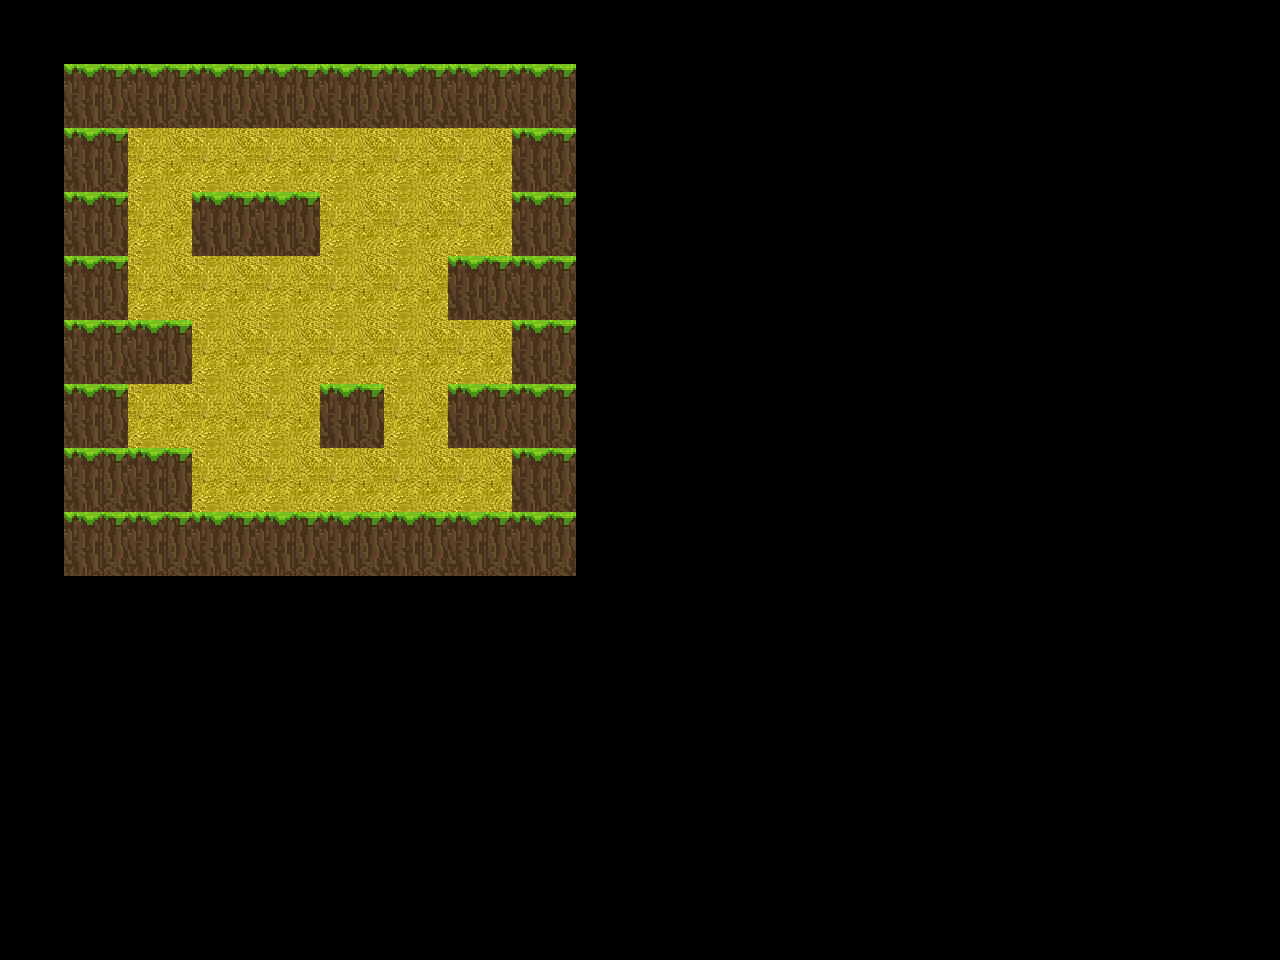

Rendered tile map (Tiled .tmx) drawn with the repository's tilesets; below, a short description and the full map source, tile grids included:
An orthogonal 20x15 tile map with 64x64 px tiles, 2 tile layers (Block, Road), 4 tilesets and 13 objects.

<map version="1.5" tiledversion="1.6.0" orientation="orthogonal" renderorder="right-down" width="20" height="15" tilewidth="64" tileheight="64" infinite="0" nextlayerid="10" nextobjectid="1453">
 <tileset firstgid="1" name="MapImage1" tilewidth="64" tileheight="64" tilecount="63" columns="9">
  <image source="../MapImage1.png" width="576" height="448" />
 </tileset>
 <tileset firstgid="64" name="role" tilewidth="64" tileheight="64" tilecount="1" columns="1">
  <image source="../role.png" width="64" height="64" />
 </tileset>
 <tileset firstgid="65" name="box1" tilewidth="64" tileheight="64" tilecount="1" columns="1">
  <image source="../box1.png" width="64" height="64" />
 </tileset>
 <tileset firstgid="66" name="point" tilewidth="64" tileheight="64" tilecount="1" columns="1">
  <image source="../point4.png" width="64" height="64" />
 </tileset>
 <layer id="1" name="Block" width="20" height="15">
  <data encoding="csv">
0,0,0,0,0,0,0,0,0,0,0,0,0,0,0,0,0,0,0,0,
0,36,36,36,36,36,36,36,36,0,0,0,0,0,0,0,0,0,0,0,
0,36,0,0,0,0,0,0,36,0,0,0,0,0,0,0,0,0,0,0,
0,36,0,36,36,0,0,0,36,0,0,0,0,0,0,0,0,0,0,0,
0,36,0,0,0,0,0,36,36,0,0,0,0,0,0,0,0,0,0,0,
0,36,36,0,0,0,0,0,36,0,0,0,0,0,0,0,0,0,0,0,
0,36,0,0,0,36,0,36,36,0,0,0,0,0,0,0,0,0,0,0,
0,36,36,0,0,0,0,0,36,0,0,0,0,0,0,0,0,0,0,0,
0,36,36,36,36,36,36,36,36,0,0,0,0,0,0,0,0,0,0,0,
0,0,0,0,0,0,0,0,0,0,0,0,0,0,0,0,0,0,0,0,
0,0,0,0,0,0,0,0,0,0,0,0,0,0,0,0,0,0,0,0,
0,0,0,0,0,0,0,0,0,0,0,0,0,0,0,0,0,0,0,0,
0,0,0,0,0,0,0,0,0,0,0,0,0,0,0,0,0,0,0,0,
0,0,0,0,0,0,0,0,0,0,0,0,0,0,0,0,0,0,0,0,
0,0,0,0,0,0,0,0,0,0,0,0,0,0,0,0,0,0,0,0
</data>
 </layer>
 <layer id="3" name="Road" width="20" height="15">
  <data encoding="csv">
0,0,0,0,0,0,0,0,0,0,0,0,0,0,0,0,0,0,0,0,
0,0,0,0,0,0,0,0,0,0,0,0,0,0,0,0,0,0,0,0,
0,0,54,54,54,54,54,54,0,0,0,0,0,0,0,0,0,0,0,0,
0,0,54,0,0,54,54,54,0,0,0,0,0,0,0,0,0,0,0,0,
0,0,54,54,54,54,54,0,0,0,0,0,0,0,0,0,0,0,0,0,
0,0,0,54,54,54,54,54,0,0,0,0,0,0,0,0,0,0,0,0,
0,0,54,54,54,0,54,0,0,0,0,0,0,0,0,0,0,0,0,0,
0,0,0,54,54,54,54,54,0,0,0,0,0,0,0,0,0,0,0,0,
0,0,0,0,0,0,0,0,0,0,0,0,0,0,0,0,0,0,0,0,
0,0,0,0,0,0,0,0,0,0,0,0,0,0,0,0,0,0,0,0,
0,0,0,0,0,0,0,0,0,0,0,0,0,0,0,0,0,0,0,0,
0,0,0,0,0,0,0,0,0,0,0,0,0,0,0,0,0,0,0,0,
0,0,0,0,0,0,0,0,0,0,0,0,0,0,0,0,0,0,0,0,
0,0,0,0,0,0,0,0,0,0,0,0,0,0,0,0,0,0,0,0,
0,0,0,0,0,0,0,0,0,0,0,0,0,0,0,0,0,0,0,0
</data>
 </layer>
 <objectgroup id="9" name="entity">
  <object id="1440" gid="66" x="256" y="192" width="64" height="64" />
  <object id="1441" gid="66" x="448" y="192" width="64" height="64" />
  <object id="1442" gid="66" x="256" y="384" width="64" height="64" />
  <object id="1443" gid="66" x="256" y="448" width="64" height="64" />
  <object id="1444" gid="66" x="256" y="512" width="64" height="64" />
  <object id="1445" gid="66" x="448" y="384" width="64" height="64" />
  <object id="1446" gid="65" x="384" y="256" width="64" height="64" />
  <object id="1447" gid="65" x="384" y="320" width="64" height="64" />
  <object id="1448" gid="65" x="320" y="320" width="64" height="64" />
  <object id="1449" gid="65" x="384" y="384" width="64" height="64" />
  <object id="1450" gid="65" x="384" y="448" width="64" height="64" />
  <object id="1451" gid="65" x="192" y="384" width="64" height="64" />
  <object id="1452" gid="64" x="128" y="192" width="64" height="64" />
 </objectgroup>
</map>
